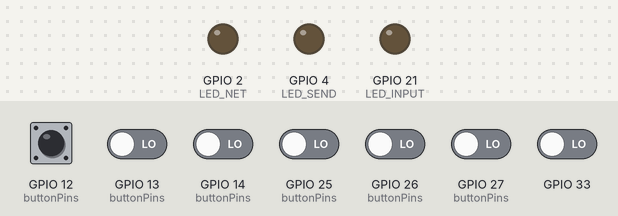
A program run on a simulated ESP32. Shown: output pins drawn as LEDs (lit = HIGH). Dashed ring = blinking. Inputs (shaded band) come from the test bench; at power-on: GPIO 12 (buttonPins), GPIO 13 (buttonPins), GPIO 14 (buttonPins), GPIO 25 (buttonPins), GPIO 26 (buttonPins), GPIO 27 (buttonPins), GPIO 33 LOW. WiFi joins after 1.5 s; servers stay silent unless stated; network time is answered at once with the bench clock; the local clock reads 2024-03-15 10:24:30 at power-on unless the program sets it; storage starts empty; no MQTT or app messages arrive unless stated; what the program prints to the serial monitor is not drawn.

Above: at 0.1 s.
At 4.3 s:
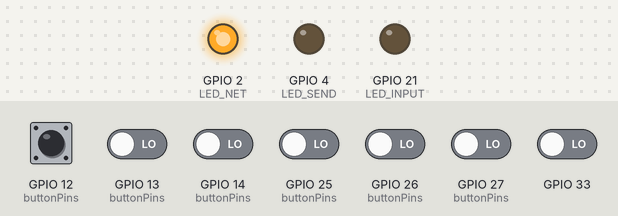
4.4 s: GPIO 12 (buttonPins) pulled HIGH for 0.15 s
At 4.83 s:
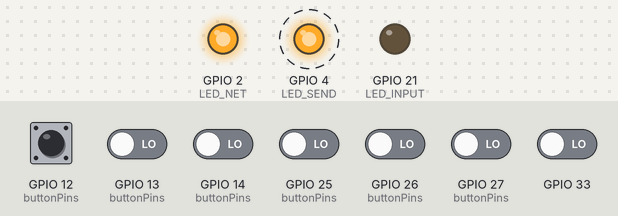
Timing chart, 0 to 7.4 s (numbered marks = the images above; inputs shaded):
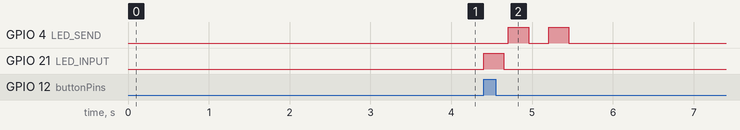

The program:

main.cpp
```cpp
#include <Arduino.h>
#include "Hardware/PIN_MAP.h"
#include <Ethernet.h>
#include "Json/Json.h"
#include "MQTT/MQTT.h"
#include <EthernetUdp.h>
#include <SPIFFS.h>
#include <Server.h>
#include <NTPClient.h>
#include "Sensor/veloc_1.h"

// MAC

//byte mac_ETH[] = {0xDE, 0xAD, 0xBE, 0xEF, 0xFE, 0xED}; // Dispositivo 01
//byte mac_ETH[] = {0xDE, 0xAD, 0xBE, 0xEF, 0xFE, 0xEE}; // Dispositivo 02
//byte mac_ETH[] = {0xDE, 0xAD, 0xBE, 0xEF, 0xFE, 0xEF}; // Dispositivo 03
//byte mac_ETH[] = {0xDE, 0xAD, 0xBE, 0xEF, 0xFE, 0xF0}; // Dispositivo 04
byte mac_ETH[] = {0xDE, 0xAD, 0xBE, 0xEF, 0xFE, 0xF1}; // Dispositivo 05
//byte mac_ETH[] = {0xDE, 0xAD, 0xBE, 0xEF, 0xFE, 0xF2}; // Dispositivo 06
//byte mac_ETH[] = {0xDE, 0xAD, 0xBE, 0xEF, 0xFE, 0xF3}; // Dispositivo 07
//byte mac_ETH[] = {0xDE, 0xAD, 0xBE, 0xEF, 0xFE, 0xF4}; // Dispositivo 08
//byte mac_ETH[] = {0xDE, 0xAD, 0xBE, 0xEF, 0xFE, 0xF5}; // Dispositivo 09
//byte mac_ETH[] = {0xDE, 0xAD, 0xBE, 0xEF, 0xFE, 0xF6}; // Dispositivo 10
//byte mac_ETH[] = {0xDE, 0xAD, 0xBE, 0xEF, 0xFE, 0xF7}; // Dispositivo 11
//byte mac_ETH[] = {0xDE, 0xAD, 0xBE, 0xEF, 0xFE, 0xF8}; // Dispositivo 12
//byte mac_ETH[] = {0xDE, 0xAD, 0xBE, 0xEF, 0xFE, 0xF9}; // Dispositivo 13
//byte mac_ETH[] = {0xDE, 0xAD, 0xBE, 0xEF, 0xFE, 0xFA}; // Dispositivo 14
//byte mac_ETH[] = {0xDE, 0xAD, 0xBE, 0xEF, 0xFE, 0xFB}; // Dispositivo 15
//byte mac_ETH[] = {0xDE, 0xAD, 0xBE, 0xEF, 0xFE, 0xFC}; // Dispositivo 16
//byte mac_ETH[] = {0xDE, 0xAD, 0xBE, 0xEF, 0xFE, 0xFD}; // Dispositivo 17
//byte mac_ETH[] = {0xDE, 0xAD, 0xBE, 0xEF, 0xFE, 0xFE}; // Dispositivo 18
//byte mac_ETH[] = {0xDE, 0xAD, 0xBE, 0xEF, 0xFE, 0xFF}; // Dispositivo 19
//byte mac_ETH[] = {0xDE, 0xAD, 0xBE, 0xEF, 0xFE, 0x00}; // Dispositivo 20
//byte mac_ETH[] = {0xDE, 0xAD, 0xBE, 0xEF, 0xFE, 0x01}; // Dispositivo 21

// MQTT

const char* mqttServer      = "45.160.103.154"; // Endereço do broker Novo.
//const char* mqttServer      = "45.235.126.17"; // Endereço do broker Antigo.
const int   mqttPort        =  1885;
const char* mqttUser        = "usuario_mqtt";  //  usuário MQTT
const char* mqttPassword    = "Vic@1914";   //  senha MQTT
const char  mqttTopic[100]  = "stik/data";  //  topic

// NTP

NTPClient *timeClient = nullptr;

unsigned long lastNTPUpdate = 0;
const unsigned long ntpUpdateInterval = 3600000; // 1 hora

// JSON

int     id          = 0;
String  timestamp   = "";
bool    Erl_Fita    = false;
bool    Ajst_Cor    = false;
bool    Prod        = false;
bool    Manut       = false;
bool    Lpz_maquina = false;
bool    Outros      = false;
float   Velocid     = 0.0;
int     lastVeloc   = 0;
int     veloc_100   = 0;
String  MAC         = "";

String lastJsonSent = "";

unsigned long lastSendTime = 0;
const unsigned long sendInterval = 60000;  // 1 minuto

// Botões

const int buttonPins[6] = {BT_01, BT_02, BT_03, BT_04, BT_05, BT_06};

bool buttonFlags[6] = {Erl_Fita, Ajst_Cor, Prod, Manut, Lpz_maquina, Outros,};

bool lastButtonState[6] = {LOW, LOW, LOW, LOW, LOW, LOW};

unsigned long lastDebounceTime[6] = {0, 0, 0, 0, 0, 0};
const unsigned long debounceDelay = 50;  // 50ms para evitar leituras instáveis

bool buttonStateChanged = false;

// -- Instancia de Biblioteca

EthernetServer      SERVIDOR(port_server);
MQTTClient          mqttClient(mqttServer, mqttPort, mqttUser, mqttPassword, mac_ETH);
Json                json;
EthernetUDP         udp_eth;
EthernetClient      client_eth;
UDP                 *ntp_udp;
Client              *client;
File                file;
LerVeloc            leituraVeloc(S_PULSO);

// -- Declaração de Funções --

void memory_init();
void Config_Rede();
void Send_Json();
void readButtons();
void updateJsonAndSend(int buttonIndex);
void updateJsonAndSendVeloc();
void setupButtons();
void sendPeriodicJson();
void page_web(String page);
void send_page();
void Time();

//bool valid_page();

TaskHandle_t tarefaHandleOta = NULL;  // Handle da tarefa do OTA

void tarefaOta(void *pvParameters){
    leituraVeloc.begin();
    while(1){
        /* Velocidade */
        Velocid = leituraVeloc.getVeloc(); //Ler velocidade
        veloc_100 = Velocid*100;
        if(((veloc_100 - lastVeloc) <= -10 ) || ((veloc_100 - lastVeloc) >= 10 )){ //Envia se mudança maior que +-10
            //Serial.println("-------------------> Veloc: " + String(veloc_100) + " ---> lastVeloc: " + String(lastVeloc));
            updateJsonAndSendVeloc();
            leituraVeloc.startBorda = 1;
        }
        lastVeloc = veloc_100;
        delay(5);
    }
}

// -- Função Principal --

void setup()
{
    client = &client_eth;
    ntp_udp = &udp_eth;

    for(int a = 0; a < 6; a++)
    {
    if (mac_ETH[a] < 0x10) {
      MAC += "0"; // Adiciona um zero à esquerda para bytes menores que 0x10
    }
    MAC += String(mac_ETH[a], HEX);
    if (a < 5) {
      MAC += ":"; // Adiciona um separador ":" entre os bytes, exceto após o último byte
    }
    }
    MAC.toUpperCase();

    udp_eth.begin(123);
    Serial.begin(115200);
    memory_init();
    Config_Rede();
    setupButtons();
    Time();
    page_web("/login_page2.html");

    xTaskCreatePinnedToCore(tarefaOta, "TarefaOta", 2048, NULL, 2, &tarefaHandleOta, 0);
};

void loop()
{
    while (Ethernet.linkStatus() == LinkOFF)
    {
        digitalWrite(LED_NET,LOW);

        Serial.println("Rede Desconectada!");
        Serial.println("Tentando Reconexão...");
        Config_Rede();
    }

    if (millis() - lastNTPUpdate > ntpUpdateInterval) {
        Time();
        lastNTPUpdate = millis();
    }

    mqttClient.loop();
    readButtons();
    sendPeriodicJson();
};

// -- Definição das Funções --

void memory_init()
{
    if (!SPIFFS.begin(true))
    {
        Serial.println("Erro ao inicializar o SPIFFS");
    }

    Serial.println("Sistema de Arquivos iniciado com sucesso!");
}

void Config_Rede()
{
    pinMode(LED_SEND,OUTPUT);
    pinMode(LED_NET,OUTPUT);
    pinMode(LED_INPUT,OUTPUT);

    digitalWrite(LED_SEND,LOW);
    digitalWrite(LED_NET,LOW);
    digitalWrite(LED_INPUT,LOW);

    Ethernet.init(CS);
    Serial.println("Inicializando a rede....");
    Ethernet.begin(mac_ETH);


    if (!Ethernet.begin(mac_ETH))
    {
        Serial.println("Failed to configure Ethernet using DHCP");
        if (Ethernet.hardwareStatus() == EthernetNoHardware)
        {
        Serial.println("Ethernet shield was not found.  Sorry, can't run without hardware. :(");
        } else if (Ethernet.linkStatus() == LinkOFF)
            {
                Serial.println("Ethernet cable is not connected.");
            }
    }else
    {

        Serial.println("Sucess to configure Ethernet using DHCP");
        if (Ethernet.hardwareStatus() == 3)
        {
            Serial.println("Hardware W5500 encontrado" );
        }

        if(Ethernet.linkStatus() == LinkON)
        {
            Serial.println("Conectado a Rede!");
            digitalWrite(LED_NET,HIGH);
            SERVIDOR.begin();
            Serial.print("Servidor Disponivel em: ");
            Serial.println(Ethernet.localIP());
        }

        mqttClient.begin();

    }
}

void Send_Json()
{

        // Verifica se está conectado à rede WiFi

    if (Ethernet.linkStatus() == LinkON)
    {

        // Gera o JSON a ser enviado
        String aux_json = json.createJSON();

        Serial.println("Enviando dados para o Broker...");
        json.printJSON();

       // Envia os dados JSON para topico MQTT
        mqttClient.publish(mqttTopic,aux_json.c_str());
        Serial.println("Dados enviados com sucesso para o MQTT.");
        digitalWrite(LED_SEND,HIGH);
        delay(250);
        digitalWrite(LED_SEND,LOW);
        delay(250);
        digitalWrite(LED_SEND,HIGH);
        delay(250);
        digitalWrite(LED_SEND,LOW);

    } else
      {
      Serial.println("Erro JSON: Não conectado à rede.");
      }
}

void readButtons()
{
    for (int i = 0; i < 6; i++)
    {
        int reading = digitalRead(buttonPins[i]);  // Lê o estado atual do botão


        // Verifica se houve mudança no estado do botão
        if (reading != lastButtonState[i])
        {
            // Se o tempo de debounce passou e o estado do botão estabilizou
            if ((millis() - lastDebounceTime[i]) > debounceDelay)
            {
                // Se o botão foi solto (transição de LOW para HIGH)
                //Serial.println(String(i) + " ativado!");
                digitalWrite(LED_INPUT,HIGH);
                delay(250);
                digitalWrite(LED_INPUT,LOW);

                // Exibe o novo estado no Serial Monitor
                Serial.print("Botão ");
                Serial.print(i+1);
                Serial.println(" ativado!");

                if (lastButtonState[i] == LOW && reading == HIGH)
                {
                    // Desativa todas as flags antes de ativar o novo botão
                    for (int j = 0; j < 6; j++)
                    {
                        buttonFlags[j] = false;
                    }
                    Serial.println("Flags Resetadas!");
                }

                // Ativa apenas o botão pressionado
                buttonFlags[i] = true;

                // Atualiza o JSON e envia os dados

                updateJsonAndSend(i);

                buttonStateChanged = true;


            }

            lastDebounceTime[i] = millis();  // Atualiza o tempo de debounce
        }

        // Atualiza o último estado do botão
        lastButtonState[i] = reading;
    }
}

void setupButtons()
{
    for (int i = 0; i < 6; i++)
    {
        pinMode(buttonPins[i], INPUT);
    }
}

void updateJsonAndSend(int buttonIndex)
 {
    // Simulação dos dados (substitua pelos valores reais conforme necessário)
    id = id+1;
    Time();

    // Flags específicas para cada botão
    Erl_Fita = (buttonIndex == 0);
    Ajst_Cor = (buttonIndex == 1);
    Prod = (buttonIndex == 2);
    Manut = (buttonIndex == 3);
    Lpz_maquina = (buttonIndex == 4);
    Outros = (buttonIndex == 5);

    // Atualiza os dados no JSON
    json.updateData(id, timestamp, Erl_Fita, Ajst_Cor, Prod, Manut, Lpz_maquina, Outros, Velocid, MAC);

    lastJsonSent = json.createJSON();  // Salva o último JSON enviado

    //json.printJSON();

    // Envia o JSON via MQTT
    Send_Json();
}

void updateJsonAndSendVeloc()
 {
    // Simulação dos dados (substitua pelos valores reais conforme necessário)
    id = id+1;
    Time();

    // Atualiza os dados no JSON
    json.updateData(id, timestamp, Erl_Fita, Ajst_Cor, Prod, Manut, Lpz_maquina, Outros, Velocid, MAC);

    lastJsonSent = json.createJSON();  // Salva o último JSON enviado

    //json.printJSON();

    // Envia o JSON via MQTT
    Send_Json();
}

void sendPeriodicJson()
 {
    if (millis() - lastSendTime >= sendInterval) {  // Verifica se já passou 1 minuto
        lastSendTime = millis();                    // Atualiza o tempo do último envio

        // Se houve uma mudança recente no estado dos botões, já enviamos o JSON atualizado
        if (buttonStateChanged) {
            buttonStateChanged = false;  // Resetar a flag após envio
        } else {
            // Se não houve mudanças, reenvia o último JSON armazenado
            if (lastJsonSent != "") {  // Garante que há um JSON válido salvo
                Send_Json();
                //Serial.println("JSON repetido enviado (sem alterações)!");
                //json.printJSON();
            }
        }
    }
}

void page_web(String page)
{
    if (SPIFFS.exists(page))
    {
        Serial.println("Arquivo Encontrado: " + page);
        file = SPIFFS.open(page);
    }else{
        Serial.println("Arquivo" + page + "nao encontrado.");
    }
}

void send_page()
{
    /*EthernetClient client = SERVIDOR.available();

    if (client)
    {
        bool currentLineIsBlank = true;
        if(client.connected())
        {
            while (client.available())
            {
                char c = client.read();
                if (c == '\n' && currentLineIsBlank)
                {
                    client.println("HTTP/1.1 200 OK");
                    client.println("Content-Type: text/html");
                    client.println("Connection: close");
                    client.println();

                    if (file)
                    {
                        while (file.available())
                        {
                            client.write(file.read());
                        }
                            file.close();
                    }

                    break; // Finaliza a resposta
                }

                if (c == '\n')
                {
                    currentLineIsBlank = true;
                }else if (c != '\r')
                {
                    currentLineIsBlank = false;
                }
            }
        }

        client.stop();
    }*/


}

void Time() {
    // Verifica se há conexão de rede
    if (Ethernet.linkStatus() != LinkON) {
        Serial.println("Sem conexão de rede para NTP");
        timestamp = "1970-01-01 00:00:00";
        return;
    }

    // Lista atualizada de servidores NTP confiáveis
    const char* ntpServers[] = {
    "216.239.35.0",     // time.google.com (Google)
    "208.79.49.7",      // time.windows.com (Microsoft)
    "200.160.7.186",    // s1.ntp.br (NIC.br)
    "200.20.186.76",    // br.pool.ntp.org (Pool BR 1)
    "200.160.0.8",      // br.pool.ntp.org (Pool BR 2)
    "162.159.200.123",  // pool.ntp.org (Global 1)
    "162.159.200.1"     // pool.ntp.org (Global 2)
};
    const int ntpServerCount = sizeof(ntpServers)/sizeof(ntpServers[0]);

    if (timeClient == nullptr) {
        timeClient = new NTPClient(*ntp_udp, ntpServers[0], -3 * 3600, 60000);
        timeClient->begin();  // Remove a verificação de retorno pois begin() é void
    }

    bool synchronized = false;

    for (int i = 0; i < ntpServerCount; i++) {
        timeClient->setPoolServerName(ntpServers[i]);
        Serial.print("Tentando sincronizar com ");
        Serial.println(ntpServers[i]);

        if (timeClient->forceUpdate()) {
            Serial.println("Sincronizado com sucesso!");
            synchronized = true;
            break;
        }
        delay(1000); // Tempo adequado entre tentativas
    }

    if (!synchronized) {
        Serial.println("Falha na sincronização com todos os servidores NTP");
        timestamp = "1970-01-01 00:00:00";
        return;
    }

    // Verificação adicional do timestamp
    unsigned long epochTime = timeClient->getEpochTime();
    if (epochTime < 1600000000) { // Se anterior a 2020-09-13
        Serial.println("Timestamp inválido recebido");
        timestamp = "1970-01-01 00:00:00";
        return;
    }

    // Formatação do timestamp
    time_t epoch = (time_t)epochTime;
    struct tm *ptm = gmtime(&epoch);
    char buffer[80];
    strftime(buffer, 80, "%Y-%m-%d %H:%M:%S", ptm);
    timestamp = String(buffer);
    Serial.print("Hora atual sincronizada: ");
    Serial.println(timestamp);
}
```

PIN_MAP.h
```cpp
#ifndef __PIN_MAP__
#define __PIN_MAP__

#include "Arduino.h"

// ENTRADAS

#define BT_01   13
#define BT_02   12
#define BT_03   14
#define BT_04   27
#define BT_05   26
#define BT_06   25
#define S_PULSO 33

// SAIDAS

#define LED_NET     2           //Feedback rede
#define LED_SEND    4           //Feedback plataforma
#define LED_INPUT   21          //Feedback botão

// ETHERNET

#define CS      5
#define CLK     18
#define MISO    19
#define MOSI    23
#define REST    22

#define port_server  80

// RS485
#define DE_RE  15
#define DI     16
#define RO     17


 // Credenciais de Acesso

#define correctUsername  "admin"
#define correctPassword  "1234"


#endif
```

Json.h
```cpp
#ifndef JSON_H
#define JSON_H

#include <ArduinoJson.h>
#include <WiFi.h>
#include <HTTPClient.h>
#include "Hardware/PIN_MAP.h"
#include "MQTT/MQTT.h"


class Json {
  private:
    String id;                    // ID do pacote
    String timestamp;             // Timestamp
    String Erl_Fita;              //Enrolamento de fita
    String Ajst_Cor;              //Ajuste de cor
    String Prod;                  //Produção
    String Manut;                 //Manutensão
    String Lpz_maquina;           //Limpeza de máquina
    String Outros;                //Outros
    String Velocid;
    String MAC;

  public:
    // Construtor da classe, inicializa os valores com valores padrão
    Json();

    // Função para atualizar os dados do pacote
    void updateData(int packetId, String packetTimestamp, bool packetErl_Fita, bool packetAjst_Cor, bool packetProd, bool packetManut, bool packetLpz_maquina, bool packetOutros, float packetVelocid, String packetMAC);

    // Função que cria e retorna o JSON com os dados
    String createJSON();

    // Função para exibir o JSON no monitor serial
    void printJSON();

};

#endif // JSON_H
```

MQTT.h
```cpp
#ifndef MQTTCLIENT_H
#define MQTTCLIENT_H

#include <Ethernet.h>
#include <PubSubClient.h>

class MQTTClient {
public:
    MQTTClient(const char* mqttServer, int mqttPort, const char* mqttUser, const char* mqttPassword, const uint8_t* macAddress);
    void begin();
    void loop();
    bool publish(const char* topic, const char* message);
    bool isConnected();

private:
    const char* _mqttServer;
    int _mqttPort;
    const char* _mqttUser;
    const char* _mqttPassword;
    const uint8_t* _macAddress;
    String _clientId;

    EthernetClient _ethernetClient;
    PubSubClient _mqttClient;

    void connectMQTT();
    void generateClientId();
    void callback(char* topic, byte* payload, unsigned int length);
    void printMQTTError(int state);
};

#endif
```

Source omitted: veloc_1.h (1239 bytes), Json.cpp (1827 bytes), MQTT.cpp (3930 bytes)

Measured:
- after the input at 4.4 s, GPIO 4 (LED_SEND): alternates HIGH for 0.25 s and LOW for 0.25 s, 4 changes in all, then stays LOW, starting after 0.31 s; GPIO 21 (LED_INPUT): LOW → HIGH at once, → LOW 0.25 s later
